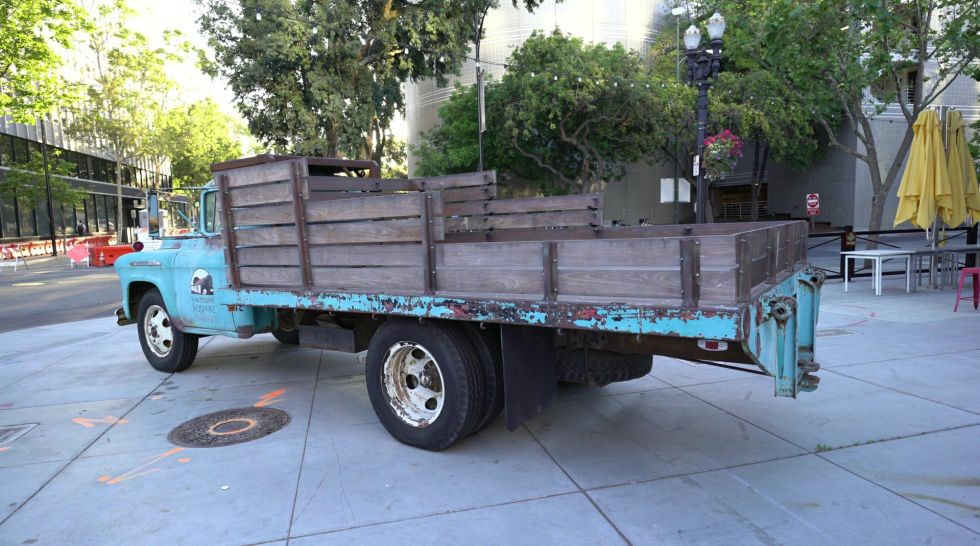
#> input picture camera_inspector/train/rgb/000001.png, 980 x 546 px
$ python main.py ../camera_inspector/train/rgb ../camera_inspector/train/rgb
#> lines starting #> are read from the running program, lines starting #| are printed output that depends on the picture
#!/usr/bin/env python3
#
# Regress the tone-mapping as a linear transform in linear color space against
# the ground-truth, report the PSNR pre- and post-correction, and save
# the corrected images to a folder.
#
import numpy as np
from PIL import Image
import sys
import os
from os import path
from tqdm import tqdm


inp_dir = sys.argv[1]  # prediction directory
gt_dir = sys.argv[2]  # ground-truth directory

out_dir = inp_dir+'_corr'  # corrected output directory
os.makedirs(out_dir, exist_ok=True)

def is_image(x):
    return path.splitext(x)[-1][1:].lower() in {'png', 'jpg'}

inp_files = [path.join(inp_dir, x) for x in sorted(os.listdir(inp_dir)) if is_image(x)]
gt_files = [path.join(gt_dir, x) for x in sorted(os.listdir(gt_dir)) if is_image(x)]
assert len(inp_files)==len(gt_files), f'number of images should match in both directories: {len(inp_files)} vs {len(gt_files)}'
assert len(inp_files)>0, 'no images found'

res1 = 0.0
res2 = 0.0
count = 0

def img_preprocess(a):
    '''convert gamma to linear color'''
    a = a / 255.
    a = a ** 2.2
    a = np.log(a+0.1)
    return a

def img_unprocess(a):
    '''convert linear to gamma color'''
    a = np.maximum(0, np.exp(a)-0.1)
    a = a ** (1/2.2)
    return a

# load all files
gt = [img_preprocess(np.array(Image.open(x))) for x in tqdm(gt_files)]
#> in img_preprocess, `a = a ** 2.2`:
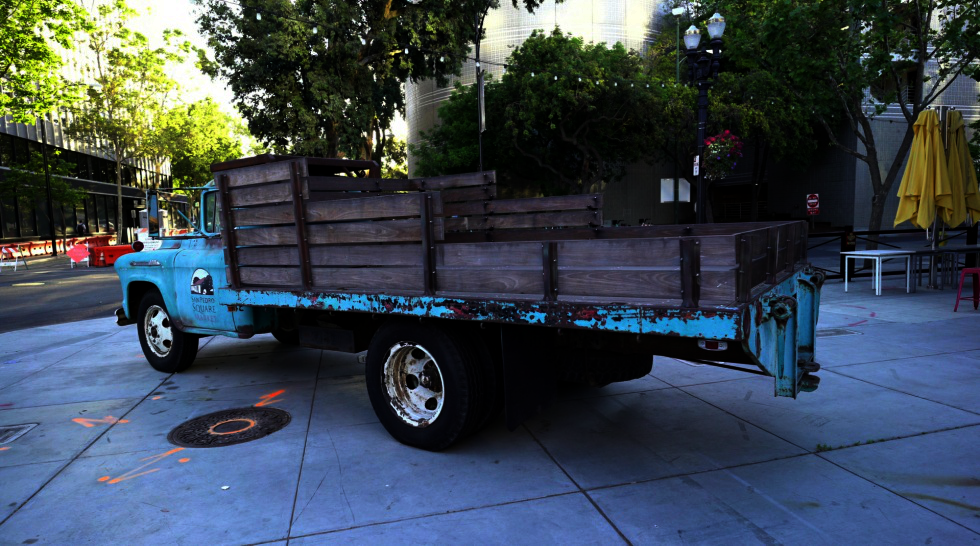
#> a: shape (546, 980, 3) float64; mean R, G, B 0.233, 0.28, 0.324
#> in img_preprocess, `a = np.log(a+0.1)`:
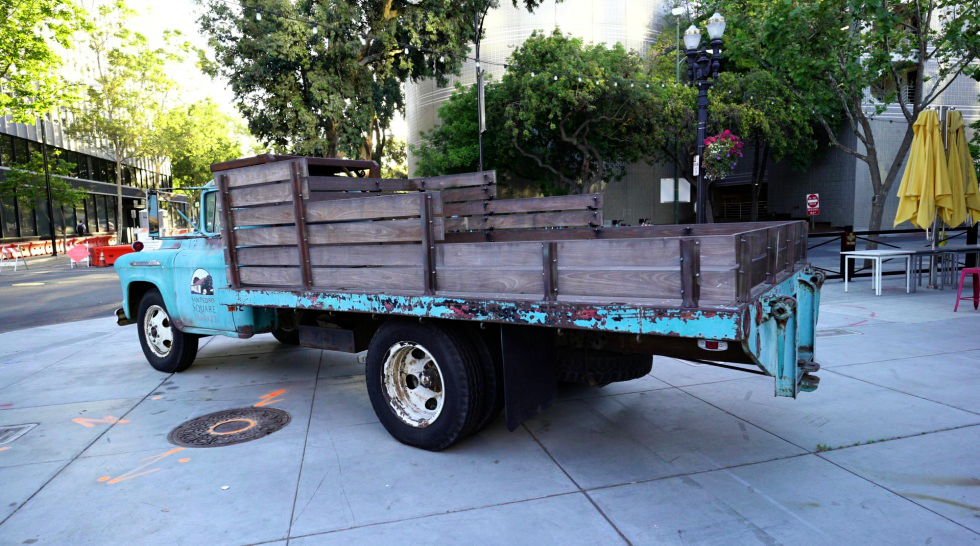
#> a: shape (546, 980, 3) float64; mean R, G, B -1.29, -1.16, -1.11; drawn with min black and max white
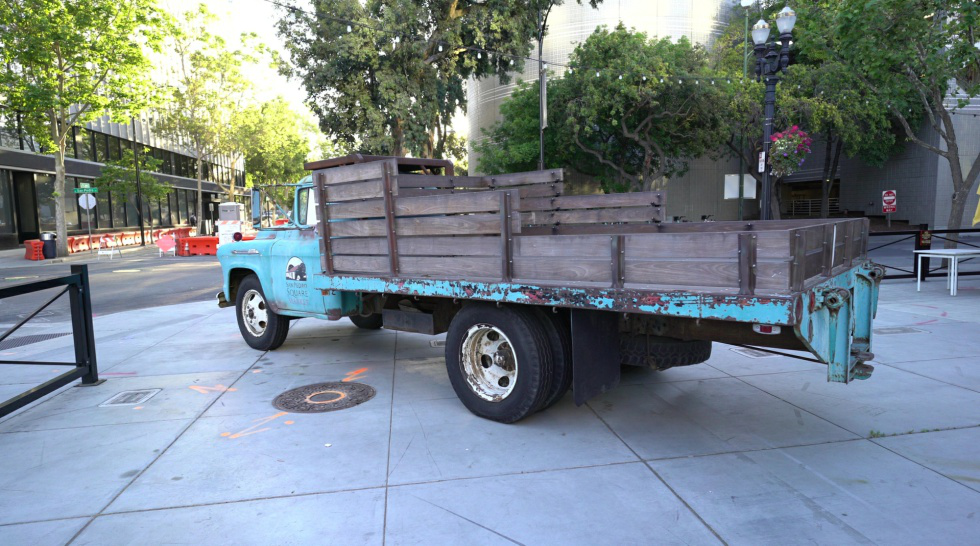
#> input picture camera_inspector/train/rgb/000005.png, 980 x 546 px
#> in img_preprocess (call 2), `a = a ** 2.2`:
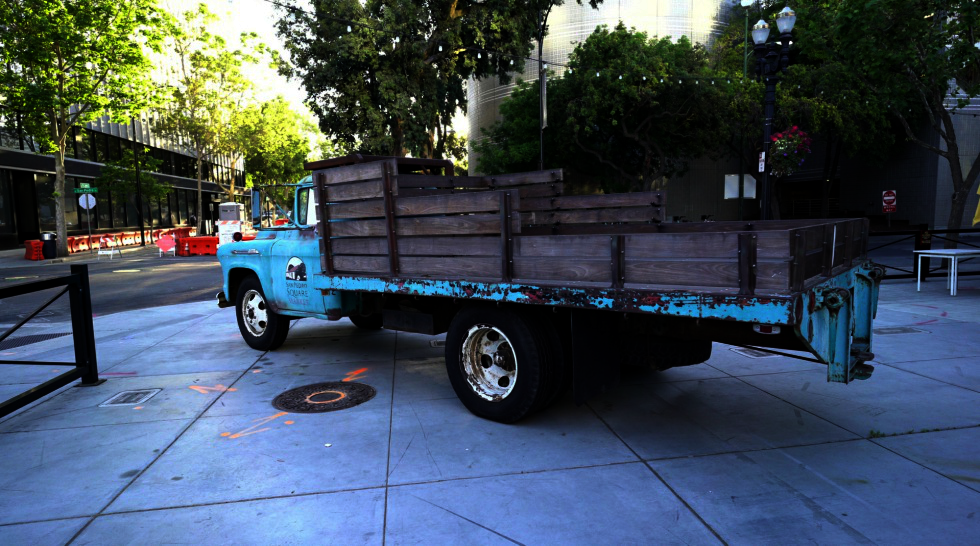
#> a: shape (546, 980, 3) float64; mean R, G, B 0.249, 0.304, 0.357
#> in img_preprocess (call 2), `a = np.log(a+0.1)`:
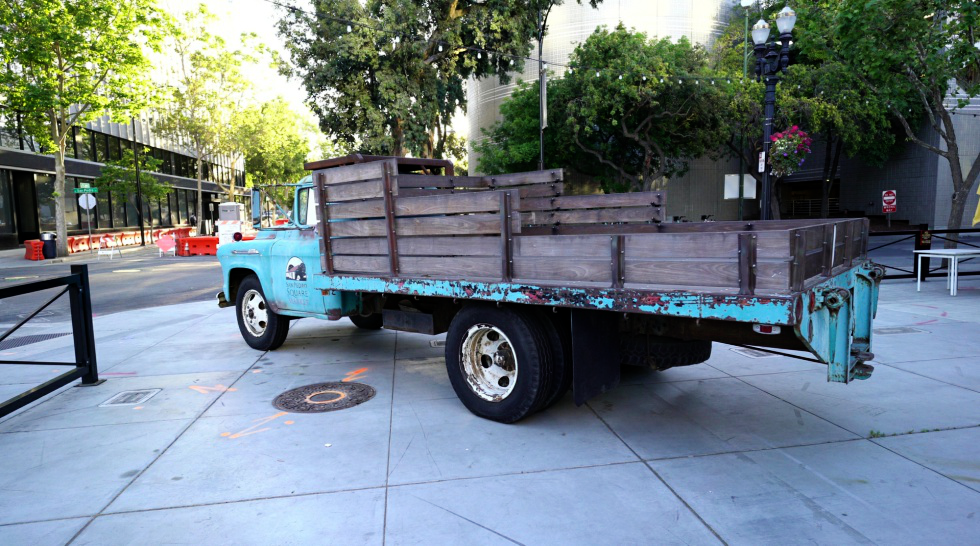
#> a: shape (546, 980, 3) float64; mean R, G, B -1.25, -1.12, -1.06; drawn with min black and max white
#> gt = 2 items
pred = [img_preprocess(np.array(Image.open(x))) for x in tqdm(inp_files)]
#> pred = 2 items

gt = np.concatenate(gt)
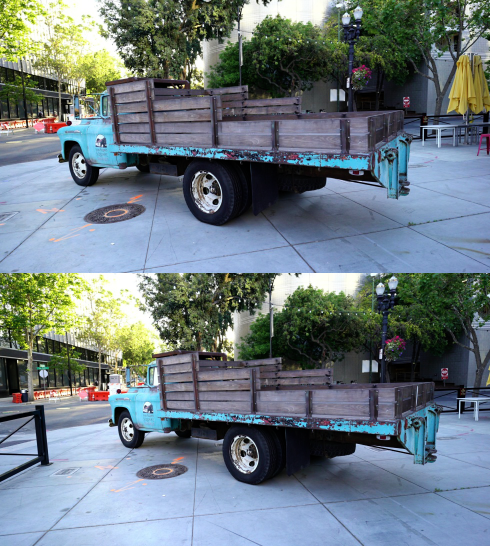
#> gt: shape (1092, 980, 3) float64 (shown at 1/2 size); mean of channels 0, 1, 2 -1.27, -1.14, -1.09; drawn with min black and max white
pred = np.concatenate(pred)

assert gt.shape[-1] == 3
assert pred.shape[-1] == 3

X = gt.reshape((-1, 3))
Y = pred.reshape((-1, 3))

# regress A - slope, B - offset for the correction
A = (np.mean(X*Y, 0)-np.mean(X, 0)*np.mean(Y, 0))/(np.mean(Y*Y, 0)-np.mean(Y, 0)**2)
#> A = [1, 1, 1]
B = np.mean(X, 0)-A*np.mean(Y, 0)
#> B = [0, 0, 0]

# print the regressed values
print(A, B)
#| [1. 1. 1.] [0. 0. 0.]
# print PSNR of the source uncorrected images in linear color
print(-10*np.log10(np.mean((X-Y)**2)))
#| inf
# print PSNR of the source uncorrected images in gamma color
print(-10*np.log10(np.mean((img_unprocess(X)-img_unprocess(Y))**2)))
#| inf

# apply the regressed correction
Y = Y * A + B
# print PSNR of the *corrected* images in linear color
print(-10*np.log10(np.mean((X-Y)**2)))
#| inf
# print PSNR of the *corrected* images in gamma color (reported value)
print(-10*np.log10(np.mean((img_unprocess(X)-img_unprocess(Y))**2)))
#| inf


# write corrected images to the output folder
for y_fn in tqdm(inp_files):
    y = np.array(Image.open(y_fn))
#> y is the input picture: shape (546, 980, 3); mean R, G, B 116.8, 128.1, 133.9
    y = img_preprocess(y)
    y = y * A + B
    y = img_unprocess(y)
    y = np.clip(y*255, 0, 255).astype(np.uint8)
    Image.fromarray(y).save(path.join(out_dir, path.basename(y_fn)))
